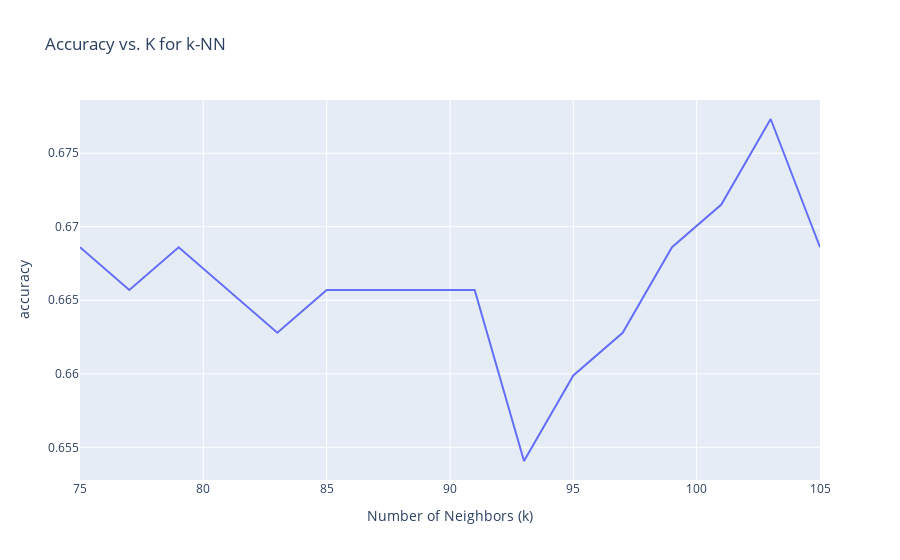

The notebook cell saved with this chart:
### Code cell
fig = px.line(acuracy_df, x="k", y="accuracy", title="Accuracy vs. K for k-NN",
              labels={"k": "Number of Neighbors (k)", "Accuracy": "Accuracy (%)"})
fig.show()

### Figure 1 — Plotly figure (JSON) as saved in the notebook; plotly's stock layout.template omitted (floating-point values rounded to 4 significant figures)
{"data": [{"hovertemplate": "Number of Neighbors (k)=%{x}<br>accuracy=%{y}<extra></extra>", "legendgroup": "", "line": {"color": "#636efa", "dash": "solid"}, "marker": {"symbol": "circle"}, "mode": "lines", "name": "", "orientation": "v", "showlegend": false, "type": "scatter", "x": [75, 77, 79, 81, 83, 85, 87, 89, 91, 93, 95, 97, 99, 101, 103, 105], "xaxis": "x", "y": [0.6686, 0.6657, 0.6686, 0.6657, 0.6628, 0.6657, 0.6657, 0.6657, 0.6657, 0.6541, 0.6599, 0.6628, 0.6686, 0.6715, 0.6773, 0.6686], "yaxis": "y"}], "layout": {"legend": {"tracegroupgap": 0}, "title": {"text": "Accuracy vs. K for k-NN"}, "xaxis": {"anchor": "y", "domain": [0, 1], "title": {"text": "Number of Neighbors (k)"}}, "yaxis": {"anchor": "x", "domain": [0, 1], "title": {"text": "accuracy"}}}}
